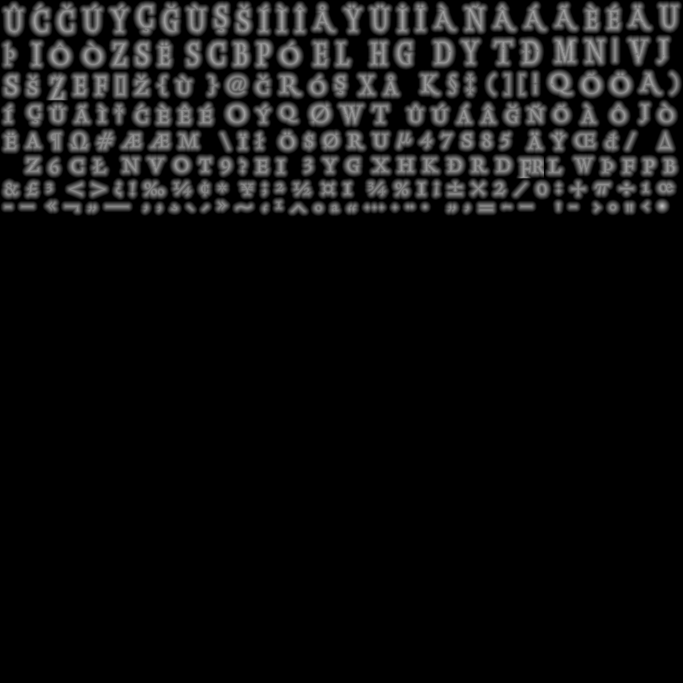
#> input picture Main/_Module/AssetSources/GauntletUI/ui_custom_fonts_3.png, 2048 x 2048 px, given in place of ashlar_b_four_courses.png, which was not available (shown at 1/3 size)
$ python make_tileable_texture_set.py
#> lines starting #> are read from the running program, lines starting #| are printed output that depends on the picture; after the words box and inside, x2 and y2 are one past the last pixel; in counts of white or black regions, pixels touching at a corner belong together
### tools/oneoff/make_rivendell_wall_textures.py
#!/usr/bin/env python3
"""Author the three 1K texture sets of the Rivendell wall (kingdom kits job, issue #1600).

Sets (pinned in docs/kitbash/rivendell-siege-set.md and the job brief):
  t_rivendell_wall_stone_a   tiling ashlar masonry, tiles in U and V
  t_rivendell_wall_rubble_a  tiling coursed rubble, tiles in U and V
  t_rivendell_wall_trim_a    trim sheet, five strips in V, tiles in U

Each set writes <set>_d.png, <set>_n.png (tangent space, Y up, the OpenGL sense Blender bakes),
<set>_n_flipgreen.png (green inverted) and <set>_s.png (channel statistics inside the range of three
Gondor control specular maps, which are read only and used for statistics, never copied).

Everything is procedural numpy and PIL: the stone grain is FFT noise, the joints are drawn here. The
bought kit's tileable stone files were looked at and rejected (flat grey concrete), so no kit pixel
is used.

Run:  python tools/oneoff/make_rivendell_wall_textures.py [--out DIR] [--rounds-note TEXT]
"""
import argparse
import json
import os

import numpy as np
from PIL import Image

WORK = "E:/LOTRAOMAssets/_auto_workspace/kingdom_kits/rivendell"
DEFAULT_OUT = WORK + "/textures/v01"
GONDOR = ("E:/Steam/steamapps/common/Mount & Blade II Bannerlord/Modules/TAOM_Map/AssetSources/"
          "Scenes/Gondor/textures/")
SIZE = 1024
LUM_W = np.array([0.299, 0.587, 0.114])

STONE_TARGET = (199, 184, 158)   # #c7b89e
RUBBLE_TARGET = (135, 122, 104)  # #877a68
TRIM_TARGET = (222, 214, 203)    # #ded6cb

# ranges measured from three Gondor control _s maps (spec_control_stats.json), channel -> (mean, std)
SPEC_STONE = {"g": (67.0, 14.0), "b": (216.0, 26.0)}
SPEC_RUBBLE = {"g": (67.0, 15.0), "b": (214.0, 28.0)}
SPEC_TRIM = {"g": (72.0, 25.0), "b": (214.0, 38.0)}

# strip limits in V with V = 0 at the bottom of the image (the pinned layout)
STRIP_V = {"S1": (0.0, 0.28), "S2": (0.28, 0.49), "S3": (0.49, 0.70), "S4": (0.70, 0.805), "S5": (0.805, 1.0)}
SAFE = 4


# ---------------------------------------------------------------- pure functions

# [65 lines left out: functions tileable_noise, seam_mad, interior_mad, strip_rows, flatten_margin, height_to_normal and 1 more, not called in this run]


def lum_of(rgb):
    return np.asarray(rgb, dtype=float) @ LUM_W


# [18 lines left out: function match_color, not called in this run]


def match_stats(x, mean, std):
    x = np.asarray(x, dtype=float)
    return (x - x.mean()) / max(x.std(), 1e-9) * std + mean


def smoothstep(e0, e1, x):
    t = np.clip((np.asarray(x, dtype=float) - e0) / (e1 - e0), 0.0, 1.0)
    return t * t * (3.0 - 2.0 * t)


# [42 lines left out: functions blur, profile, not called in this run]


# ---------------------------------------------------------------- stone

def _wrapdiff(v, size):
    return (v + size / 2.0) % size - size / 2.0


# [220 lines left out: functions build_stone, rubble_rects, build_rubble, _strip_heights, not called in this run]


STRIP_STRENGTH = {"S1": 2.5, "S2": 6.0, "S3": 6.0, "S4": 7.0, "S5": 6.0}


# [38 lines left out: functions build_trim, make_spec, not called in this run]


def save_rgb(path, arr):
    Image.fromarray(np.asarray(arr).astype(np.uint8), "RGB").save(path)


def to_u8(a):
    return np.clip(np.round(a), 0, 255).astype(np.uint8)


# [90 lines left out: functions lit_preview, channel_stats, write_set, seam_report, save_big, main, not called in this run]


# [2 lines that do not run on import are left out]

### tools/oneoff/make_tileable_texture_set.py
#!/usr/bin/env python3
"""Turn photographic stone sources into tiling 1K texture sets (kingdom kits job, issue #1600, v02).

Per source: remove uneven light, make it tile with a minimum-cost seam path that runs through the
joints (blocks stay whole; no cross-fade of whole blocks), resize to 1024 with a wrap-aware Lanczos,
match the colour by per-channel gain, derive a height field from the mid and high frequencies of the
luminance, write a tangent-space normal map (Y up) plus a green-flipped copy, and write a specular map
with the channel statistics of the Gondor controls (read from spec_stats.json, never copied pixels).

The trim sheet uses the plain dressed stone as the surface of five carved strips. The strip height
functions come from make_rivendell_wall_textures.py.

Run:  python tools/oneoff/make_tileable_texture_set.py [--out DIR] [--overlap PX] [--only NAME]
"""
import argparse
import json
import os
import sys

import numpy as np
from PIL import Image

sys.path.insert(0, os.path.dirname(os.path.abspath(__file__)))
from make_rivendell_wall_textures import (  # noqa: E402
    STRIP_STRENGTH, _strip_heights, flatten_margin, flip_green, interior_mad, lit_preview, lum_of,
    save_rgb, seam_mad, smoothstep, strip_rows, to_u8)

WORK = "E:/LOTRAOMAssets/_auto_workspace/kingdom_kits/rivendell"
SRC = WORK + "/textures/sources/imagine_v01/"
DEFAULT_OUT = WORK + "/textures/v02_imagine"
SPEC_STATS = WORK + "/textures/v01/spec_stats.json"
GONDOR = ("E:/Steam/steamapps/common/Mount & Blade II Bannerlord/Modules/TAOM_Map/AssetSources/"
          "Scenes/Gondor/textures/")
SIZE = 1024
SAFE = 4
PX_PER_M = 768.0  # 1024 px over a 1.333 m tile

# set name -> source file, target mean, specular control, normal strength, overlap, contrast
SETS = {
    "t_rivendell_wall_stone_a": dict(src="ashlar_b_four_courses", target="#c7b89e",
                                     ctl="t_gondor_bricks_large_a_dirty_s", strength=5.0, contrast=2.4,
                                     relief=0.35, overlap=64, low_feather=40),
    "t_rivendell_wall_stone_b": dict(src="ashlar_a_three_courses", target="#c7b89e",
                                     ctl="t_gondor_bricks_large_a_dirty_s", strength=5.0, contrast=1.8,
                                     relief=0.35, overlap=224, low_feather=96),
    "t_rivendell_wall_rubble_a": dict(src="rubble_a_coursed", target="#877a68",
                                      ctl="t_gondor_rubble_stone_a_s", strength=5.0, contrast=1.0),
    "t_rivendell_wall_rubble_b": dict(src="rubble_b_dry_stone", target="#877a68",
                                      ctl="t_gondor_rubble_stone_a_s", strength=5.0, contrast=1.0),
}
TRIM = dict(src="dressed_stone_plain", target="#ded6cb", ctl="t_gondor_stone_trim_a1_s", strength=2.0)
OVERLAP = 224
FEATHER = 6
JOINT_BIAS = 0.4
FLAT_FRAC = 0.25
LOW_SIGMA = 6.0


# ---------------------------------------------------------------- pure functions

def hex_rgb(s):
    s = s.lstrip("#")
    return tuple(int(s[i:i + 2], 16) for i in (0, 2, 4))


def gauss_periodic(a, sigma):
    """Gaussian blur that wraps in both axes (FFT). Works on HxW or HxWxC."""
#> called with sigma = 8
    a = np.asarray(a, dtype=float)
    h, w = a.shape[:2]
#> h = 80; w = 80
    fy = np.fft.fftfreq(h)[:, None]
    fx = np.fft.rfftfreq(w)[None, :]
    k = np.exp(-2.0 * (np.pi * sigma) ** 2 * (fx ** 2 + fy ** 2))
    f = np.fft.rfft2(a, axes=(0, 1))
    if a.ndim == 3:
        k = k[..., None]
    return np.fft.irfft2(f * k, s=(h, w), axes=(0, 1))
#> returned value: shape (80, 80) float64


def _blur_reflect_small(l, sigma):
    """Blur of a small 2-D array with reflected borders (no wrap), by FFT on a padded copy."""
    pad = int(min(3 * sigma, min(l.shape) - 1))
    p = np.pad(l, pad, mode="reflect")
    return gauss_periodic(p, sigma)[pad:-pad, pad:-pad] if pad else gauss_periodic(l, sigma)
#> returned value: shape (32, 32) float64


def flatten_light(rgb, sigma):
    """Divide by a strongly blurred copy of the luminance, so no corner is brighter than another."""
    rgb = np.asarray(rgb, dtype=float)
    lum = lum_of(rgb)
    f = max(1, int(sigma / 8))
    small = np.asarray(Image.fromarray(lum.astype(np.float32), "F").resize(
        (max(2, lum.shape[1] // f), max(2, lum.shape[0] // f)), Image.BILINEAR))
    blur = _blur_reflect_small(small, sigma / f)
    blur = np.asarray(Image.fromarray(blur.astype(np.float32), "F").resize(lum.shape[::-1], Image.BILINEAR),
                      dtype=float)
    ratio = np.clip(lum.mean() / np.maximum(blur, 1.0), 0.4, 2.5)
    return rgb * ratio[..., None]
#> returned value: shape (2048, 2048, 3) float64


def _dp(cost, start):
    length, w = cost.shape
    inf = 1e18
    acc = cost[0].astype(float).copy()
    if start is not None:
        keep = np.full(w, inf)
        keep[start] = 0.0
        acc = acc + keep
    choice = np.zeros((length, w), dtype=np.int8)
    idx = np.arange(w)
    for y in range(1, length):
        left = np.concatenate(([inf], acc[:-1]))
        right = np.concatenate((acc[1:], [inf]))
        stack = np.stack((left, acc, right))
        k = stack.argmin(axis=0)
        choice[y] = k - 1
        acc = cost[y] + stack[k, idx]
    if start is None:
        end = int(acc.argmin())
    else:
        lo, hi = max(0, start - 1), min(w - 1, start + 1)
        end = lo + int(acc[lo:hi + 1].argmin())
    total = float(acc[end])
    path = np.zeros(length, dtype=int)
    path[-1] = end
    for y in range(length - 1, 0, -1):
        path[y - 1] = path[y] + int(choice[y][path[y]])
    return path, total


def min_cost_path(cost, periodic=False):
    """Column per row of the cheapest top-to-bottom path (each step moves at most one column).
    periodic: the last row's column is within one of the first row's, so the path closes when wrapped."""
#> called with cost = array of shape (2048, 20), periodic = True
    cost = np.asarray(cost, dtype=float)
    if not periodic:
        return _dp(cost, None)[0]
    w = cost.shape[1]
#> w = 20
    best, best_total = None, None
    for s in range(0, w, max(1, w // 32)):
        path, total = _dp(cost, s)
        if best is None or total < best_total:
            best, best_total = path, total
#> this loop made 20 passes
#> (end in _dp, total, best_total) on passes 1 to 12: (0, 61.39, 61.39), (0, 61.32, 61.32), (1, 61.26, 61.26), (2, 61.21, 61.21), (3, 61.16, 61.16), (4, 61.13, 61.13), (5, 61.1, 61.1), (6, 61.08, 61.08), (7, 61.06, 61.06), (8, 61.05, 61.05), (9, 61.04, 61.04), (10, 61.04, 61.04)
#> (end in _dp, total) on passes 14 to 19: (12, 61.04), (13, 61.04), (14, 61.05), (15, 61.06), (16, 61.07), (17, 61.09)
#> after the loop, best = 2048 values, max 19 at index 137, min 0 at index 88, mean 3.58; best_total = 61.04
    return best


def _blur_channels(a, sigma):
    return np.stack([_blur_reflect_small(a[..., c], sigma) for c in range(a.shape[2])], axis=-1)


def _quilt_cols(img, w, feather, joint_bias, low_feather=0):
    """Make the left and right edges meet: cut w columns off the right, then blend them over the
    first w columns along a minimum-cost vertical path. Output is w columns narrower.
    Detail (joints, pits) switches over `feather` pixels. With low_feather > 0 the low frequencies (tone,
    stains) are cross-faded over that many pixels, so no tone step shows where the path crosses a block."""
    img = np.asarray(img, dtype=float)
    width = img.shape[1]
    t = img[:, : width - w]
    s = img[:, width - w:]
    over = t[:, :w]
    cost = np.abs(s - over).mean(axis=2) / 255.0 + joint_bias * (lum_of(s) + lum_of(over)) / 510.0
    margin = max(int(feather), int(low_feather)) // 2 + 2
    path = min_cost_path(cost[:, margin:w - margin], periodic=True) + margin
#> path = 2048 values, max 41 at index 137, min 22 at index 88, mean 25.58
    cols = np.arange(w)[None, :]

    def weight(width_px):
        if width_px > 0:
            return np.clip((path[:, None] - cols) / float(width_px) + 0.5, 0.0, 1.0)[..., None]
        return (cols < path[:, None]).astype(float)[..., None]

    wh = weight(feather)
    out = t.copy()
    if low_feather > 0:
        wl = weight(low_feather)
        ls, lo = _blur_channels(s, LOW_SIGMA), _blur_channels(over, LOW_SIGMA)
        out[:, :w] = (wl * ls + (1 - wl) * lo) + (wh * (s - ls) + (1 - wh) * (over - lo))
    else:
        out[:, :w] = wh * s + (1.0 - wh) * over
    return out


def make_tileable(img, overlap, feather=FEATHER, joint_bias=JOINT_BIAS, low_feather=0):
    """Tile in U then V with whole blocks: a seam path through the darkest, most alike pixels, detail
    switched over a few pixels only along that path, tone cross-faded wider if low_feather is set.
    The result is (size - overlap) square."""
    out = _quilt_cols(img, overlap, feather, joint_bias, low_feather)
    out = _quilt_cols(out.transpose(1, 0, 2), overlap, feather, joint_bias, low_feather).transpose(1, 0, 2)
#> call 2 of _quilt_cols, with w = 64, feather = 6, joint_bias = 0.4, low_feather = 40
#> in _quilt_cols (call 2), `t = img[:, : width - w]`:
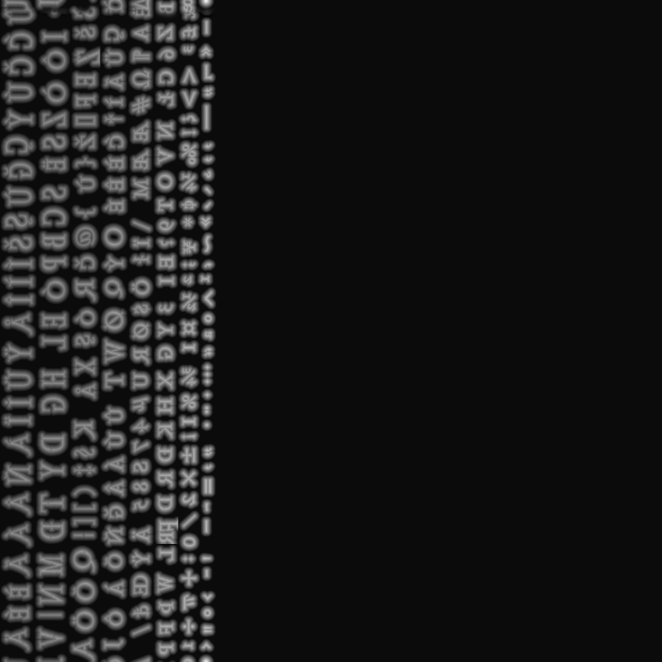
#> t: shape (1984, 1984, 3) float64 (shown at 1/3 size); min -6.11, max 124.9, mean 8; drawn with min black and max white
#> the loop in min_cost_path (call 2), `for s in range(0, w, max(1, w // 32)):` made 20 passes
#> (end in _dp, total, best_total) on passes 1 to 12: (1, 204.7, 204.7), (2, 204.6, 204.6), (3, 204.6, 204.6), (4, 204.6, 204.6), (5, 204.6, 204.6), (6, 204.6, 204.6), (7, 204.5, 204.5), (8, 204.5, 204.5), (9, 204.5, 204.5), (10, 204.5, 204.5), (11, 204.5, 204.5), (12, 204.5, 204.5)
#> (end in _dp, total) on pass 20: (18, 204.4)
#> in _quilt_cols (call 2), `path = min_cost_path(cost[:, margin:w - margin], periodic=True) + margin`: path = 1984 values, max 41 at index 7, min 22 at index 58, mean 30.18
    return out


def resize_wrapped(img_u8, size):
    """Lanczos resize that sees the neighbouring tile at the borders (3 x 3 tiling, centre crop)."""
#> called with size = 1024
    im = Image.fromarray(np.asarray(img_u8, dtype=np.uint8), "RGB")
    big = Image.fromarray(np.tile(np.asarray(im), (3, 3, 1)), "RGB").resize((3 * size, 3 * size), Image.LANCZOS)
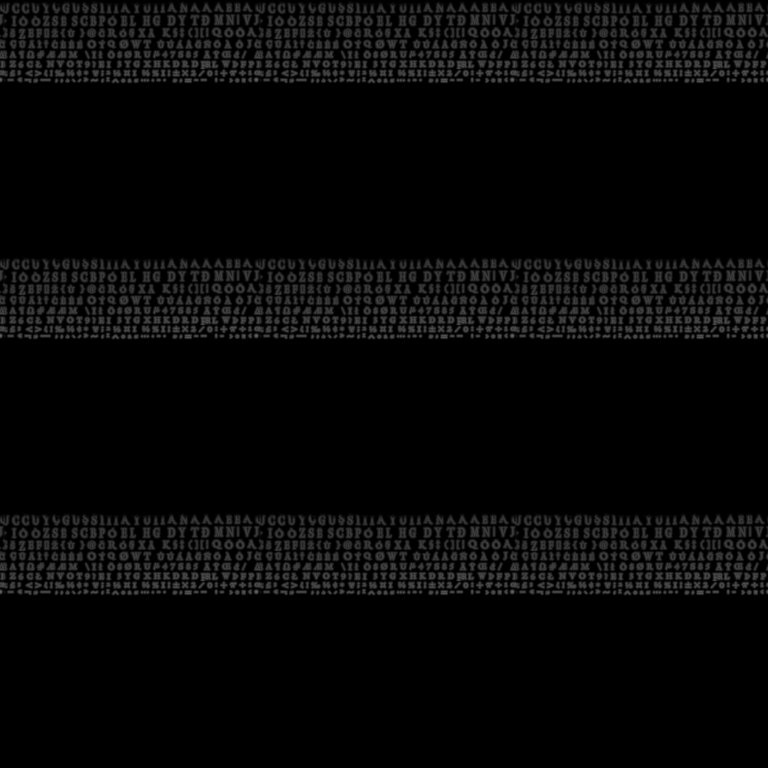
#> big: PIL image 3072x3072 RGB (shown at 1/4 size); min 0, max 122, mean 7.7
    return np.asarray(big)[size:2 * size, size:2 * size]
#> returned value: shape (1024, 1024, 3)


# [10 lines left out: function drop_border_rows, not called in this run]


def match_colour(rgb, target, contrast=1.0, rounds=12):
    """Scale each channel so the mean lands on the target; the photo's own variation is kept."""
#> called with target = (199, 184, 158), contrast = 2.4, rounds = 12
    a = np.asarray(rgb, dtype=float)
    if contrast != 1.0:
        m = a.reshape(-1, 3).mean(0)
#> m = [7.72, 7.72, 7.72]
        a = m + (a - m) * contrast
#> a: shape (1024, 1024, 3) float64
    t = np.array(target, dtype=float)
    gain = np.ones(3)
    for _ in range(rounds):
        cur = np.clip(a * gain, 0, 255).reshape(-1, 3).mean(0)
        gain *= t / np.maximum(cur, 1e-6)
#> this loop made 12 passes
#> (cur, gain) on passes 1 to 11: ([16.11, 16.11, 16.11], [12.35, 11.42, 9.81]), ([50.29, 49.96, 49.25], [48.88, 42.07, 31.47]), ([53.3, 53.17, 52.74], [182.5, 145.6, 94.28]), ([54.21, 54.04, 53.81], [669.9, 495.6, 276.8]), ([54.36, 54.36, 54.36], [2452.4, 1677.8, 804.7]), ([54.36, 54.36, 54.36], [8978.4, 5679.4, 2339]), ([54.36, 54.36, 54.36], [32870.3, 19225.1, 6798.8]), ([54.36, 54.36, 54.36], [120339.5, 65078.4, 19762.3]), ([54.36, 54.36, 54.36], [440567.5, 220295.6, 57444.2]), ([54.36, 54.36, 54.36], [1612934.4, 745718.1, 166976.1]), ([54.36, 54.36, 54.36], [5905013.4, 2524315.4, 485358.4])
    return np.clip(a * gain, 0, 255)
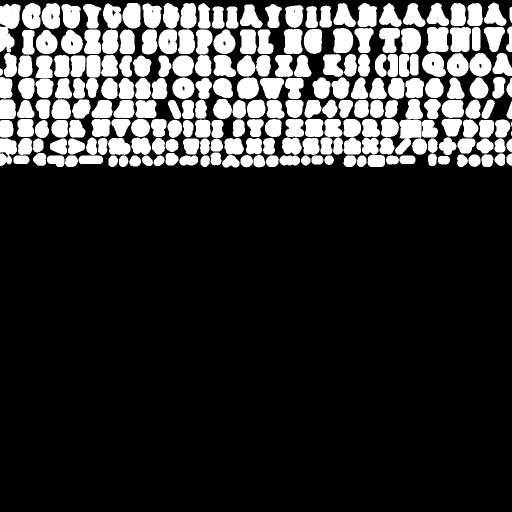
#> returned value: shape (1024, 1024, 3) float64 (shown at 1/2 size); 21.3% white; 230 white regions (2 under 20 px), largest, box (x1, y1, x2, y2) and area: (0, 7, 41, 105) 2774, (790, 239, 843, 309) 2120, (853, 54, 897, 104) 1955


def height_from_luminance(lum, fine=1.0, coarse=12.0, unit=40.0, pit_gain=1.2, relief=1.0):
    """Height field from the mid and high frequencies of the luminance: joints and dark pits low, no
    relief from stains. The result wraps. Units are about one per 40 luminance steps."""
#> called with fine = 1, coarse = 12, unit = 40, pit_gain = 1.2, relief = 0.35
    lum = np.asarray(lum, dtype=float)
    band = gauss_periodic(lum, fine) - gauss_periodic(lum, coarse)
    band = band / unit * relief
    band = np.where(band < 0, band * 1.4, band)
    h = np.tanh(band / 3.0) * 3.0
    ratio = gauss_periodic(lum, 2.0) / max(float(np.median(lum)), 1.0)
    h = h - pit_gain * smoothstep(0.78, 0.55, ratio)
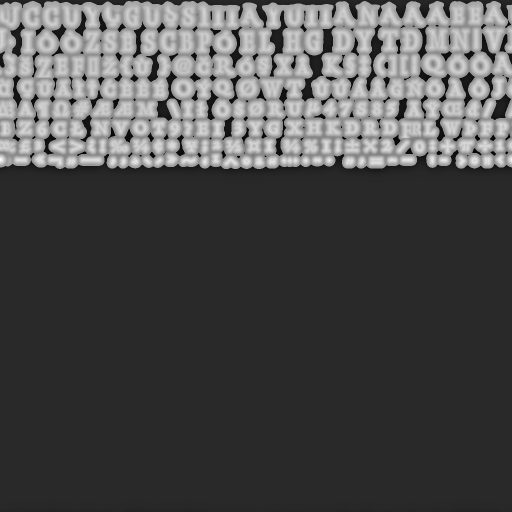
#> h: shape (1024, 1024) float64 (shown at 1/2 size); min -1.57, max 0.732, mean -0.868; drawn with min black and max white
    return h


def normal_from_height(h, strength, wrap_u=True, wrap_v=True):
    """Tangent-space normal map, Y up (OpenGL), from a height field. uint8 HxWx3."""
#> called with strength = 5, wrap_u = True, wrap_v = True
    h = np.asarray(h, dtype=float)
    pu = np.pad(h, ((0, 0), (1, 1)), mode="wrap" if wrap_u else "edge")
    gx = (pu[:, 2:] - pu[:, :-2]) * 0.5
    pv = np.pad(h, ((1, 1), (0, 0)), mode="wrap" if wrap_v else "edge")
    g_row = (pv[2:, :] - pv[:-2, :]) * 0.5
    nx, ny = -gx * strength, g_row * strength
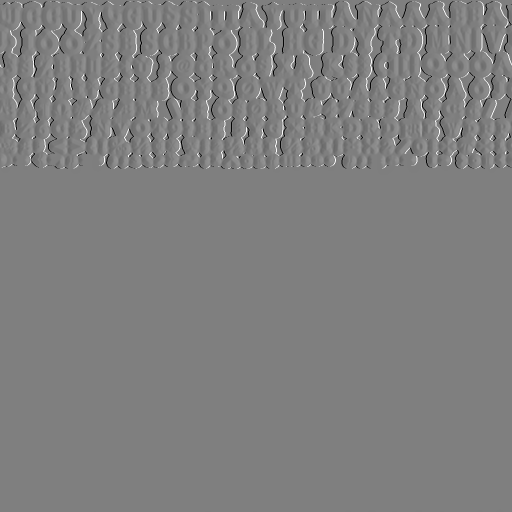
#> nx: shape (1024, 1024) float64 (shown at 1/2 size); min -3.04, max 3.05, mean 7.65e-21; drawn with min black and max white
    nz = np.ones_like(nx)
    ln = np.sqrt(nx * nx + ny * ny + nz * nz)
    n = np.stack([nx / ln, ny / ln, nz / ln], axis=-1)
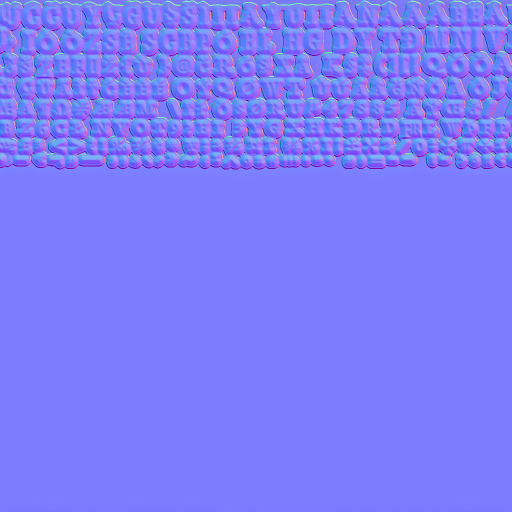
#> n: shape (1024, 1024, 3) float64 (shown at 1/2 size); mean of channels 0, 1, 2 -3.43e-05, 4.83e-05, 0.974; drawn with min black and max white
    return np.clip(np.round((n * 0.5 + 0.5) * 255.0), 0, 255).astype(np.uint8)
#> returned value: shape (1024, 1024, 3)
#> in gauss_periodic (call 17), `return np.fft.irfft2(f * k, s=(h, w), axes=(0, 1))`:
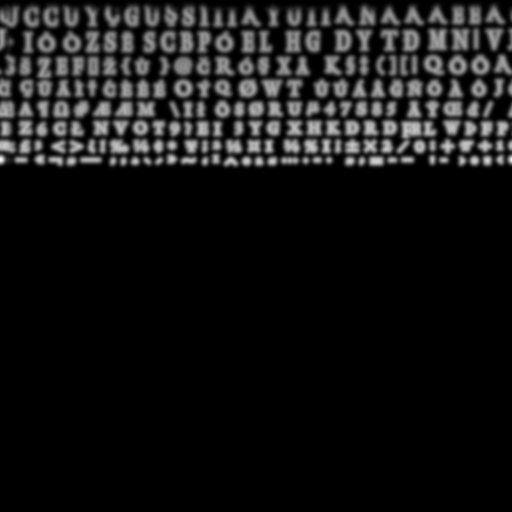
#> returned value: shape (1024, 1024) float64 (shown at 1/2 size); min -1.3e-14, max 89.76, mean 7.7; drawn with min black and max white


# [20 lines left out: functions fit_clipped, make_spec, not called in this run]


# ---------------------------------------------------------------- building sets

def load_params(ctl):
#> (the run stopped early here; a loop or call above may not have finished)
